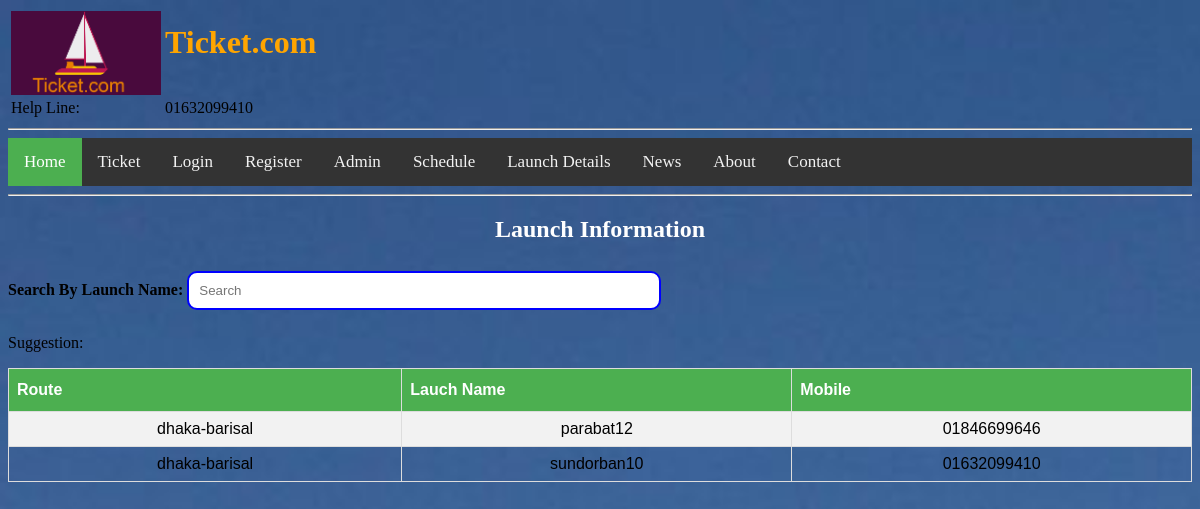
The page /launch.php on the database its author committed.
### tables this page shows
CREATE TABLE `linfo` (
  `id` int(15) NOT NULL,
  `route` varchar(30) NOT NULL,
  `lname` varchar(30) NOT NULL,
  `lmobile` varchar(30) NOT NULL
);

### user_launch_details.php (the view, shortened to what this page needs)
<?php
	$con=mysqli_connect("localhost","root","","test");
	function showdata()
	{
		global $con;
		$query = "select * from linfo";
		$run = mysqli_query($con,$query);
		if($run == TRUE)
		{
			?>
			<table border="1" width="100%" id="customers" >
				<tr>
					<th>Route</th>
					<th>Lauch Name</th>
					<th>Mobile</th>
				</tr>
			<?php
			while ($data = mysqli_fetch_assoc($run))
			{
				?>
					<tr align="center">
					<td><?php echo $data['route']; ?></td>
					<td><?php echo $data['lname']; ?></td>
					<td><?php echo $data['lmobile']; ?></td>
				</tr>
				<?php
			}
			?>
			</table>
			<?php
		}
		else
		{
			echo "Error!!!";
		}
	}
?>

### launch.php (style rules this page uses)
body { background-image: url("back3.jpg"); height: 450%; background-size: cover; background-repeat: no-repeat; }
#customers { font-family: "Trebuchet MS", Arial, Helvetica, sans-serif; border-collapse: collapse; width: 100%; }
#customers td, #customers th { border: 1px solid #ddd; padding: 8px; }
#customers tr:nth-child(even) { background-color: #f2f2f2; }
#customers th { padding-top: 12px; padding-bottom: 12px; text-align: left; background-color: #4CAF50; color: white; }

### rows shown on the page
linfo: route "dhaka-barisal", lname "parabat12", lmobile "01846699646"
linfo: route "dhaka-barisal", lname "sundorban10", lmobile "01632099410"
